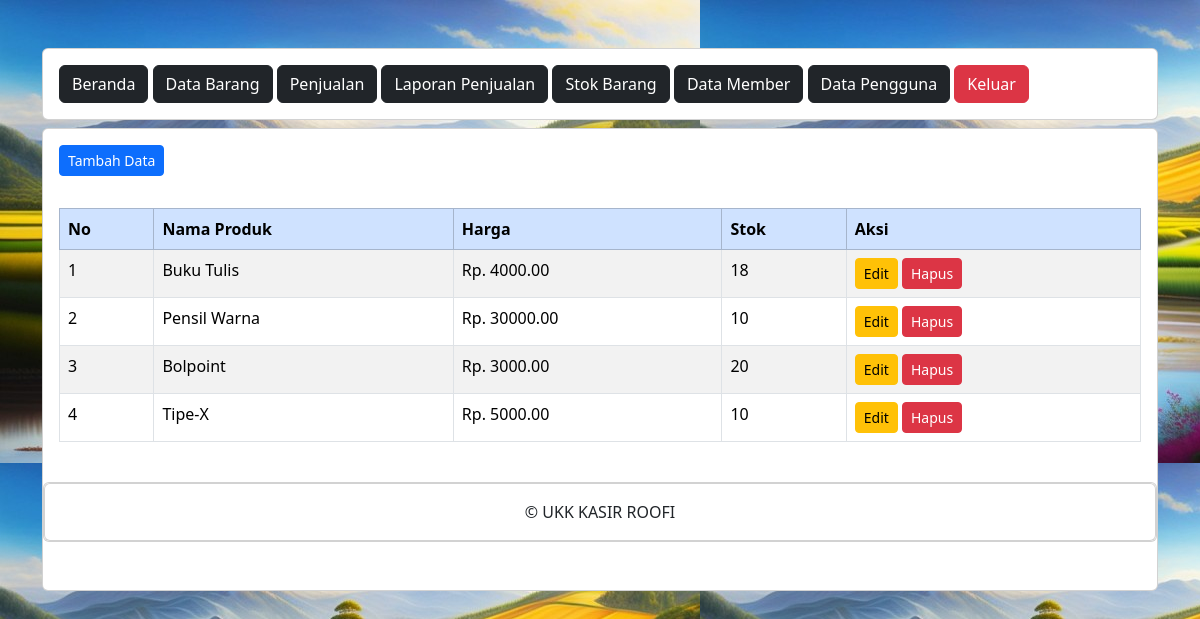
Screenshot of /ukk_kasir_roofi/administrator/stok_barang.php (signed in) with the database file from the repository.
### tables this page shows
CREATE TABLE `produk` (
  `ProdukID` int(11) NOT NULL,
  `NamaProduk` varchar(255) NOT NULL,
  `Harga` decimal(10,2) NOT NULL,
  `Stok` int(11) NOT NULL
);

### ukk_kasir_roofi/administrator/stok_barang.php (the view, shortened to what this page needs)
<?php
include "header.php";
include "navbar.php";
?>
<div class="card mt-2">
	<div class="card-body">
		<button type="button" class="btn btn-primary btn-sm" data-bs-toggle="modal" data-bs-target="#tambah-data">
			Tambah Data
		</button>
	</div>
	<div class="card-body">
		<div class="table">
        <table id="data-table"class="table table-striped table-bordered">
          <thead>
            <tr class="table-primary" class="fw-bold" align="left">
					<th>No</th>
					<th>Nama Produk</th>
					<th>Harga</th>
					<th>Stok</th>
					<th>Aksi</th>
			</thead>
			<tbody>
				<?php
				include '../koneksi.php';
				$no = 1;
				$data = mysqli_query($koneksi,"select * from produk");
				while($d = mysqli_fetch_array($data)){
					?>
					<tr>
						<td><?php echo $no++; ?></td>
						<td><?php echo $d['NamaProduk']; ?></td>
						<td>Rp. <?php echo $d['Harga']; ?></td>
						<td><?php echo $d['Stok']; ?></td>
						<td>
							<button type="button" class="btn btn-warning btn-sm" data-bs-toggle="modal" data-bs-target="#edit-data<?php echo $d['ProdukID']; ?>">
								Edit
							</button>
							<button type="button" class="btn btn-danger btn-sm" data-bs-toggle="modal" data-bs-target="#hapus-data<?php echo $d['ProdukID']; ?>">
								Hapus
							</button>
						</td>
					</tr>
				<?php } ?>
			</tbody>
		</table>
	</div>
</div>
<?php
include "footer.php";
?>

### ukk_kasir_roofi/administrator/header.php (style rules this page uses)
body { background-image: url(../assets/bg2.jpg); }

### rows the page displays
produk: NamaProduk "Buku Tulis", Harga "4000.00", Stok "18"
produk: NamaProduk "Pensil Warna", Harga "30000.00", Stok "10"
produk: NamaProduk "Bolpoint", Harga "3000.00", Stok "20"
produk: NamaProduk "Tipe-X", Harga "5000.00", Stok "10"
